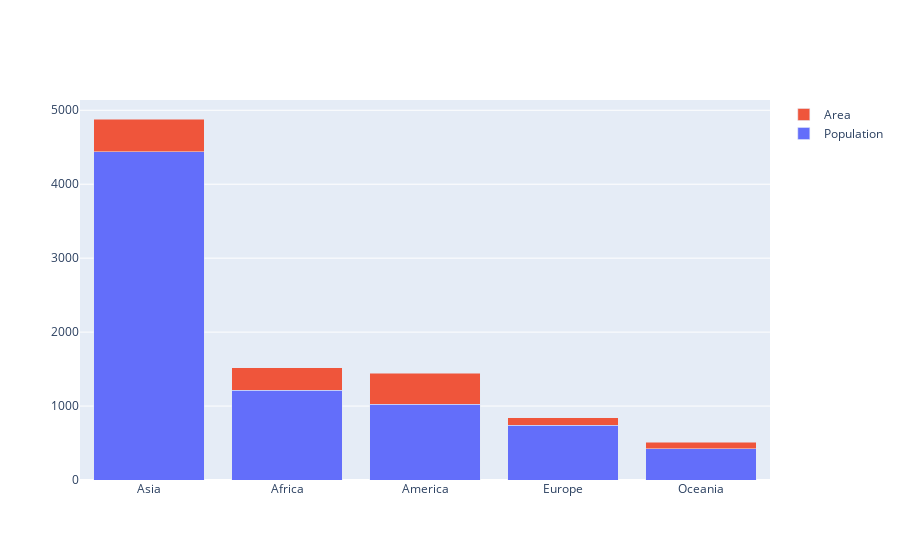

Notebook code cell kept with this figure:
### Markdown cell above
If we want stacked plot, we can specify in layout.

### Code cell
bar1 = go.Bar(x=continents, y=population, name='Population')
bar2 = go.Bar(x=continents, y=area, name='Area')
data = [bar1, bar2]
layout = go.Layout(barmode='stack')
fig = go.Figure(data=data, layout=layout)
offline.iplot(fig)

### Figure 1 — Plotly figure (JSON) as saved in the notebook; plotly's stock layout.template omitted (floating-point values rounded to 4 significant figures)
{"data": [{"name": "Population", "type": "bar", "x": ["Asia", "Africa", "America", "Europe", "Oceania"], "y": [4436, 1216, 1024, 739, 423]}, {"name": "Area", "type": "bar", "x": ["Asia", "Africa", "America", "Europe", "Oceania"], "y": [446, 303, 420, 100, 85]}], "layout": {"autosize": true, "barmode": "stack", "xaxis": {"autorange": true, "range": [-0.5, 4.5], "type": "category"}, "yaxis": {"autorange": true, "range": [0, 5139.0], "type": "linear"}}}
